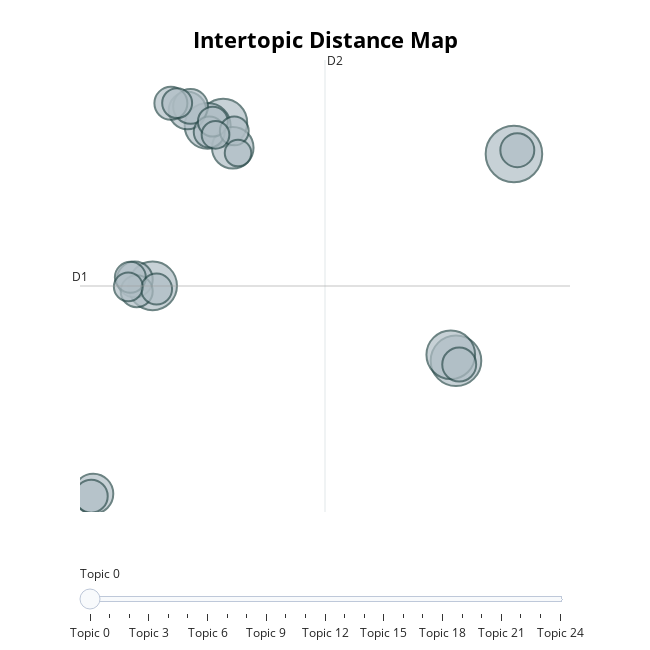

The code cell stored with this chart in its notebook:
### Code cell
topic_fig = topic_model.visualize_topics()
topic_fig.show()
# topic_model.visual

### Figure 1 — Plotly figure (JSON) as saved in the notebook; plotly's stock layout.template omitted (floating-point values rounded to 4 significant figures)
{"data": [{"customdata": [[0, "19 | 29 | 18 | 28 | 174", 50], [1, "2006 | 2005 | 2007 | 2004 | 1960", 40], [2, "métiers | technologiques | ouvrières | carrière | technologique", 37], [3, "2003 | 2002 | 1999 | 1994 | 1988", 37], [4, "ainsi | puis | également | pourtant | correspondait", 36], [5, "dir | ans | échéant | jour | pre", 33], [6, "vst | vol | dcsf |  | ", 27], [7, "scolaire | scolaires | école | écoles | schooling", 25], [8, "sexes | sexe | sex | sexués | sexuées", 22], [9, "nationale | internationales | mondiale |  | ", 20], [10, "garçons | garçon |  |  | ", 19], [11, "93 | 94 | 81 | 84 | 79", 18], [12, "2008 |  |  |  | ", 18], [13, "filles | girls | fille |  | ", 17], [14, "éducation | education | éducatif | enseignement | pédagogique", 17], [15, "inégalités | égales | égalité | égale | contraire", 16], [16, "plus |  |  |  | ", 15], [17, "genre | littérature | artistiques | novelle | culture", 15], [18, "scientifiques | scientifique | sciences | physique | biologiques", 15], [19, "lagrange | vigneron | viriles | larhra | laïque", 14], [20, "naissance | famille | familial | familiales | mère", 14], [21, "secondaire | supérieur | part |  | ", 13], [22, "duru | degré | davaud | méron | ", 13], [23, "11 | sixième |  |  | ", 12], [24, "insee | esen | insa | esf | inrp", 11]], "hovertemplate": "<b>Topic %{customdata[0]}</b><br>%{customdata[1]}<br>Size: %{customdata[2]}", "legendgroup": "", "marker": {"color": "#B0BEC5", "line": {"color": "DarkSlateGrey", "width": 2}, "size": [50, 40, 37, 37, 36, 33, 27, 25, 22, 20, 19, 18, 18, 17, 17, 16, 15, 15, 15, 14, 14, 13, 13, 12, 11], "sizemode": "area", "sizeref": 0.03125, "symbol": "circle"}, "mode": "markers", "name": "", "orientation": "v", "showlegend": false, "type": "scatter", "x": [17.84, 14.86, -0.6903, 14.6, 2.927, 2.131, 3.418, -3.734, 1.095, -1.604, 1.255, 18.01, 15.03, 0.2454, -3.839, -1.508, -1.832, 2.212, -0.4884, 2.396, 0.5657, -1.938, 3.496, 2.533, 3.688], "xaxis": "x", "y": [10.62, 1.339, 4.702, 1.605, 12.03, 11.89, 10.9, -4.638, 12.58, 4.988, 12.76, 10.8, 1.173, 12.9, -4.744, 4.46, 5.084, 11.61, 4.556, 12.08, 12.91, 4.659, 11.66, 11.49, 10.67], "yaxis": "y"}], "layout": {"annotations": [{"showarrow": false, "text": "D1", "x": -4.415, "y": 4.695, "yshift": 10}, {"showarrow": false, "text": "D2", "x": 8.148, "xshift": 10, "y": 14.85}], "height": 650, "hoverlabel": {"bgcolor": "white", "font": {"family": "Rockwell", "size": 16}}, "legend": {"itemsizing": "constant", "tracegroupgap": 0}, "margin": {"t": 60}, "shapes": [{"line": {"color": "#CFD8DC", "width": 2}, "type": "line", "x0": 8.148, "x1": 8.148, "y0": -5.455, "y1": 14.85}, {"line": {"color": "#9E9E9E", "width": 2}, "type": "line", "x0": -4.415, "x1": 20.71, "y0": 4.695, "y1": 4.695}], "sliders": [{"active": 0, "pad": {"t": 50}, "steps": [{"args": [{"marker.color": [["red", "#B0BEC5", "#B0BEC5", "#B0BEC5", "#B0BEC5", "#B0BEC5", "#B0BEC5", "#B0BEC5", "#B0BEC5", "#B0BEC5", "#B0BEC5", "#B0BEC5", "#B0BEC5", "#B0BEC5", "#B0BEC5", "#B0BEC5", "#B0BEC5", "#B0BEC5", "#B0BEC5", "#B0BEC5", "#B0BEC5", "#B0BEC5", "#B0BEC5", "#B0BEC5", "#B0BEC5"]]}], "label": "Topic 0", "method": "update"}, {"args": [{"marker.color": [["#B0BEC5", "red", "#B0BEC5", "#B0BEC5", "#B0BEC5", "#B0BEC5", "#B0BEC5", "#B0BEC5", "#B0BEC5", "#B0BEC5", "#B0BEC5", "#B0BEC5", "#B0BEC5", "#B0BEC5", "#B0BEC5", "#B0BEC5", "#B0BEC5", "#B0BEC5", "#B0BEC5", "#B0BEC5", "#B0BEC5", "#B0BEC5", "#B0BEC5", "#B0BEC5", "#B0BEC5"]]}], "label": "Topic 1", "method": "update"}, {"args": [{"marker.color": [["#B0BEC5", "#B0BEC5", "red", "#B0BEC5", "#B0BEC5", "#B0BEC5", "#B0BEC5", "#B0BEC5", "#B0BEC5", "#B0BEC5", "#B0BEC5", "#B0BEC5", "#B0BEC5", "#B0BEC5", "#B0BEC5", "#B0BEC5", "#B0BEC5", "#B0BEC5", "#B0BEC5", "#B0BEC5", "#B0BEC5", "#B0BEC5", "#B0BEC5", "#B0BEC5", "#B0BEC5"]]}], "label": "Topic 2", "method": "update"}, {"args": [{"marker.color": [["#B0BEC5", "#B0BEC5", "#B0BEC5", "red", "#B0BEC5", "#B0BEC5", "#B0BEC5", "#B0BEC5", "#B0BEC5", "#B0BEC5", "#B0BEC5", "#B0BEC5", "#B0BEC5", "#B0BEC5", "#B0BEC5", "#B0BEC5", "#B0BEC5", "#B0BEC5", "#B0BEC5", "#B0BEC5", "#B0BEC5", "#B0BEC5", "#B0BEC5", "#B0BEC5", "#B0BEC5"]]}], "label": "Topic 3", "method": "update"}, {"args": [{"marker.color": [["#B0BEC5", "#B0BEC5", "#B0BEC5", "#B0BEC5", "red", "#B0BEC5", "#B0BEC5", "#B0BEC5", "#B0BEC5", "#B0BEC5", "#B0BEC5", "#B0BEC5", "#B0BEC5", "#B0BEC5", "#B0BEC5", "#B0BEC5", "#B0BEC5", "#B0BEC5", "#B0BEC5", "#B0BEC5", "#B0BEC5", "#B0BEC5", "#B0BEC5", "#B0BEC5", "#B0BEC5"]]}], "label": "Topic 4", "method": "update"}, {"args": [{"marker.color": [["#B0BEC5", "#B0BEC5", "#B0BEC5", "#B0BEC5", "#B0BEC5", "red", "#B0BEC5", "#B0BEC5", "#B0BEC5", "#B0BEC5", "#B0BEC5", "#B0BEC5", "#B0BEC5", "#B0BEC5", "#B0BEC5", "#B0BEC5", "#B0BEC5", "#B0BEC5", "#B0BEC5", "#B0BEC5", "#B0BEC5", "#B0BEC5", "#B0BEC5", "#B0BEC5", "#B0BEC5"]]}], "label": "Topic 5", "method": "update"}, {"args": [{"marker.color": [["#B0BEC5", "#B0BEC5", "#B0BEC5", "#B0BEC5", "#B0BEC5", "#B0BEC5", "red", "#B0BEC5", "#B0BEC5", "#B0BEC5", "#B0BEC5", "#B0BEC5", "#B0BEC5", "#B0BEC5", "#B0BEC5", "#B0BEC5", "#B0BEC5", "#B0BEC5", "#B0BEC5", "#B0BEC5", "#B0BEC5", "#B0BEC5", "#B0BEC5", "#B0BEC5", "#B0BEC5"]]}], "label": "Topic 6", "method": "update"}, {"args": [{"marker.color": [["#B0BEC5", "#B0BEC5", "#B0BEC5", "#B0BEC5", "#B0BEC5", "#B0BEC5", "#B0BEC5", "red", "#B0BEC5", "#B0BEC5", "#B0BEC5", "#B0BEC5", "#B0BEC5", "#B0BEC5", "#B0BEC5", "#B0BEC5", "#B0BEC5", "#B0BEC5", "#B0BEC5", "#B0BEC5", "#B0BEC5", "#B0BEC5", "#B0BEC5", "#B0BEC5", "#B0BEC5"]]}], "label": "Topic 7", "method": "update"}, {"args": [{"marker.color": [["#B0BEC5", "#B0BEC5", "#B0BEC5", "#B0BEC5", "#B0BEC5", "#B0BEC5", "#B0BEC5", "#B0BEC5", "red", "#B0BEC5", "#B0BEC5", "#B0BEC5", "#B0BEC5", "#B0BEC5", "#B0BEC5", "#B0BEC5", "#B0BEC5", "#B0BEC5", "#B0BEC5", "#B0BEC5", "#B0BEC5", "#B0BEC5", "#B0BEC5", "#B0BEC5", "#B0BEC5"]]}], "label": "Topic 8", "method": "update"}, {"args": [{"marker.color": [["#B0BEC5", "#B0BEC5", "#B0BEC5", "#B0BEC5", "#B0BEC5", "#B0BEC5", "#B0BEC5", "#B0BEC5", "#B0BEC5", "red", "#B0BEC5", "#B0BEC5", "#B0BEC5", "#B0BEC5", "#B0BEC5", "#B0BEC5", "#B0BEC5", "#B0BEC5", "#B0BEC5", "#B0BEC5", "#B0BEC5", "#B0BEC5", "#B0BEC5", "#B0BEC5", "#B0BEC5"]]}], "label": "Topic 9", "method": "update"}, {"args": [{"marker.color": [["#B0BEC5", "#B0BEC5", "#B0BEC5", "#B0BEC5", "#B0BEC5", "#B0BEC5", "#B0BEC5", "#B0BEC5", "#B0BEC5", "#B0BEC5", "red", "#B0BEC5", "#B0BEC5", "#B0BEC5", "#B0BEC5", "#B0BEC5", "#B0BEC5", "#B0BEC5", "#B0BEC5", "#B0BEC5", "#B0BEC5", "#B0BEC5", "#B0BEC5", "#B0BEC5", "#B0BEC5"]]}], "label": "Topic 10", "method": "update"}, {"args": [{"marker.color": [["#B0BEC5", "#B0BEC5", "#B0BEC5", "#B0BEC5", "#B0BEC5", "#B0BEC5", "#B0BEC5", "#B0BEC5", "#B0BEC5", "#B0BEC5", "#B0BEC5", "red", "#B0BEC5", "#B0BEC5", "#B0BEC5", "#B0BEC5", "#B0BEC5", "#B0BEC5", "#B0BEC5", "#B0BEC5", "#B0BEC5", "#B0BEC5", "#B0BEC5", "#B0BEC5", "#B0BEC5"]]}], "label": "Topic 11", "method": "update"}, {"args": [{"marker.color": [["#B0BEC5", "#B0BEC5", "#B0BEC5", "#B0BEC5", "#B0BEC5", "#B0BEC5", "#B0BEC5", "#B0BEC5", "#B0BEC5", "#B0BEC5", "#B0BEC5", "#B0BEC5", "red", "#B0BEC5", "#B0BEC5", "#B0BEC5", "#B0BEC5", "#B0BEC5", "#B0BEC5", "#B0BEC5", "#B0BEC5", "#B0BEC5", "#B0BEC5", "#B0BEC5", "#B0BEC5"]]}], "label": "Topic 12", "method": "update"}, {"args": [{"marker.color": [["#B0BEC5", "#B0BEC5", "#B0BEC5", "#B0BEC5", "#B0BEC5", "#B0BEC5", "#B0BEC5", "#B0BEC5", "#B0BEC5", "#B0BEC5", "#B0BEC5", "#B0BEC5", "#B0BEC5", "red", "#B0BEC5", "#B0BEC5", "#B0BEC5", "#B0BEC5", "#B0BEC5", "#B0BEC5", "#B0BEC5", "#B0BEC5", "#B0BEC5", "#B0BEC5", "#B0BEC5"]]}], "label": "Topic 13", "method": "update"}, {"args": [{"marker.color": [["#B0BEC5", "#B0BEC5", "#B0BEC5", "#B0BEC5", "#B0BEC5", "#B0BEC5", "#B0BEC5", "#B0BEC5", "#B0BEC5", "#B0BEC5", "#B0BEC5", "#B0BEC5", "#B0BEC5", "#B0BEC5", "red", "#B0BEC5", "#B0BEC5", "#B0BEC5", "#B0BEC5", "#B0BEC5", "#B0BEC5", "#B0BEC5", "#B0BEC5", "#B0BEC5", "#B0BEC5"]]}], "label": "Topic 14", "method": "update"}, {"args": [{"marker.color": [["#B0BEC5", "#B0BEC5", "#B0BEC5", "#B0BEC5", "#B0BEC5", "#B0BEC5", "#B0BEC5", "#B0BEC5", "#B0BEC5", "#B0BEC5", "#B0BEC5", "#B0BEC5", "#B0BEC5", "#B0BEC5", "#B0BEC5", "red", "#B0BEC5", "#B0BEC5", "#B0BEC5", "#B0BEC5", "#B0BEC5", "#B0BEC5", "#B0BEC5", "#B0BEC5", "#B0BEC5"]]}], "label": "Topic 15", "method": "update"}, {"args": [{"marker.color": [["#B0BEC5", "#B0BEC5", "#B0BEC5", "#B0BEC5", "#B0BEC5", "#B0BEC5", "#B0BEC5", "#B0BEC5", "#B0BEC5", "#B0BEC5", "#B0BEC5", "#B0BEC5", "#B0BEC5", "#B0BEC5", "#B0BEC5", "#B0BEC5", "red", "#B0BEC5", "#B0BEC5", "#B0BEC5", "#B0BEC5", "#B0BEC5", "#B0BEC5", "#B0BEC5", "#B0BEC5"]]}], "label": "Topic 16", "method": "update"}, {"args": [{"marker.color": [["#B0BEC5", "#B0BEC5", "#B0BEC5", "#B0BEC5", "#B0BEC5", "#B0BEC5", "#B0BEC5", "#B0BEC5", "#B0BEC5", "#B0BEC5", "#B0BEC5", "#B0BEC5", "#B0BEC5", "#B0BEC5", "#B0BEC5", "#B0BEC5", "#B0BEC5", "red", "#B0BEC5", "#B0BEC5", "#B0BEC5", "#B0BEC5", "#B0BEC5", "#B0BEC5", "#B0BEC5"]]}], "label": "Topic 17", "method": "update"}, {"args": [{"marker.color": [["#B0BEC5", "#B0BEC5", "#B0BEC5", "#B0BEC5", "#B0BEC5", "#B0BEC5", "#B0BEC5", "#B0BEC5", "#B0BEC5", "#B0BEC5", "#B0BEC5", "#B0BEC5", "#B0BEC5", "#B0BEC5", "#B0BEC5", "#B0BEC5", "#B0BEC5", "#B0BEC5", "red", "#B0BEC5", "#B0BEC5", "#B0BEC5", "#B0BEC5", "#B0BEC5", "#B0BEC5"]]}], "label": "Topic 18", "method": "update"}, {"args": [{"marker.color": [["#B0BEC5", "#B0BEC5", "#B0BEC5", "#B0BEC5", "#B0BEC5", "#B0BEC5", "#B0BEC5", "#B0BEC5", "#B0BEC5", "#B0BEC5", "#B0BEC5", "#B0BEC5", "#B0BEC5", "#B0BEC5", "#B0BEC5", "#B0BEC5", "#B0BEC5", "#B0BEC5", "#B0BEC5", "red", "#B0BEC5", "#B0BEC5", "#B0BEC5", "#B0BEC5", "#B0BEC5"]]}], "label": "Topic 19", "method": "update"}, {"args": [{"marker.color": [["#B0BEC5", "#B0BEC5", "#B0BEC5", "#B0BEC5", "#B0BEC5", "#B0BEC5", "#B0BEC5", "#B0BEC5", "#B0BEC5", "#B0BEC5", "#B0BEC5", "#B0BEC5", "#B0BEC5", "#B0BEC5", "#B0BEC5", "#B0BEC5", "#B0BEC5", "#B0BEC5", "#B0BEC5", "#B0BEC5", "red", "#B0BEC5", "#B0BEC5", "#B0BEC5", "#B0BEC5"]]}], "label": "Topic 20", "method": "update"}, {"args": [{"marker.color": [["#B0BEC5", "#B0BEC5", "#B0BEC5", "#B0BEC5", "#B0BEC5", "#B0BEC5", "#B0BEC5", "#B0BEC5", "#B0BEC5", "#B0BEC5", "#B0BEC5", "#B0BEC5", "#B0BEC5", "#B0BEC5", "#B0BEC5", "#B0BEC5", "#B0BEC5", "#B0BEC5", "#B0BEC5", "#B0BEC5", "#B0BEC5", "red", "#B0BEC5", "#B0BEC5", "#B0BEC5"]]}], "label": "Topic 21", "method": "update"}, {"args": [{"marker.color": [["#B0BEC5", "#B0BEC5", "#B0BEC5", "#B0BEC5", "#B0BEC5", "#B0BEC5", "#B0BEC5", "#B0BEC5", "#B0BEC5", "#B0BEC5", "#B0BEC5", "#B0BEC5", "#B0BEC5", "#B0BEC5", "#B0BEC5", "#B0BEC5", "#B0BEC5", "#B0BEC5", "#B0BEC5", "#B0BEC5", "#B0BEC5", "#B0BEC5", "red", "#B0BEC5", "#B0BEC5"]]}], "label": "Topic 22", "method": "update"}, {"args": [{"marker.color": [["#B0BEC5", "#B0BEC5", "#B0BEC5", "#B0BEC5", "#B0BEC5", "#B0BEC5", "#B0BEC5", "#B0BEC5", "#B0BEC5", "#B0BEC5", "#B0BEC5", "#B0BEC5", "#B0BEC5", "#B0BEC5", "#B0BEC5", "#B0BEC5", "#B0BEC5", "#B0BEC5", "#B0BEC5", "#B0BEC5", "#B0BEC5", "#B0BEC5", "#B0BEC5", "red", "#B0BEC5"]]}], "label": "Topic 23", "method": "update"}, {"args": [{"marker.color": [["#B0BEC5", "#B0BEC5", "#B0BEC5", "#B0BEC5", "#B0BEC5", "#B0BEC5", "#B0BEC5", "#B0BEC5", "#B0BEC5", "#B0BEC5", "#B0BEC5", "#B0BEC5", "#B0BEC5", "#B0BEC5", "#B0BEC5", "#B0BEC5", "#B0BEC5", "#B0BEC5", "#B0BEC5", "#B0BEC5", "#B0BEC5", "#B0BEC5", "#B0BEC5", "#B0BEC5", "red"]]}], "label": "Topic 24", "method": "update"}]}], "title": {"font": {"color": "Black", "size": 22}, "text": "<b>Intertopic Distance Map</b>", "x": 0.5, "xanchor": "center", "y": 0.95, "yanchor": "top"}, "width": 650, "xaxis": {"anchor": "y", "domain": [0, 1], "range": [-4.415, 20.71], "title": {"text": ""}, "visible": false}, "yaxis": {"anchor": "x", "domain": [0, 1], "range": [-5.455, 14.85], "title": {"text": ""}, "visible": false}}}
